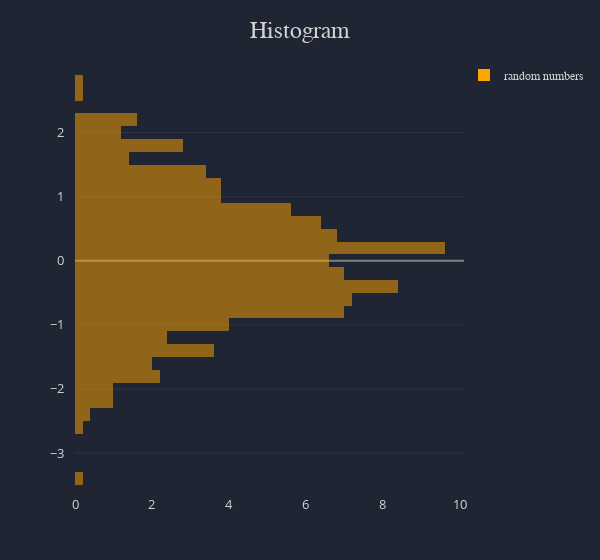

This figure's notebook cell:
### Code cell
x = np.random.randn(500)

layout = chart_styles(width=600, title='Histogram')
traces = histogram(y=x, orientation='h', opacity=0.5, name='random numbers', marker_color='orange')
display_chart(traces=traces, layout=layout)

### Figure 1 — Plotly figure (JSON) as saved in the notebook; plotly's stock layout.template omitted (floating-point values rounded to 4 significant figures; data arrays with more than 128 entries replaced by an {"elided": "..."} marker saying what was removed)
{"data": [{"histfunc": "count", "histnorm": "percent", "marker": {"color": "orange", "line": {"width": 0}, "opacity": 0.5}, "name": "random numbers", "orientation": "h", "type": "histogram", "y": {"elided": "500 float values"}}], "layout": {"autosize": true, "legend": {"bordercolor": "#202534", "borderwidth": 0, "font": {"color": "lightgrey", "family": "sans-serif", "size": 12}, "itemclick": "toggle", "itemdoubleclick": "toggleothers", "orientation": "v", "traceorder": "normal", "valign": "middle", "x": 1, "xanchor": "left", "y": 1, "yanchor": "middle"}, "margin": {"b": 75, "l": 75, "pad": 10, "r": 50, "t": 75}, "paper_bgcolor": "#202534", "plot_bgcolor": "#202534", "showlegend": true, "title": {"font": {"color": "lightgrey", "family": "sans-serif", "size": 24}, "text": "Histogram", "x": 0.5}, "width": 600, "xaxis": {"autorange": true, "color": "lightgrey", "dtick": 1, "gridcolor": "#3d4152", "gridwidth": 0.5, "separatethousands": true, "showgrid": false, "showline": false, "showticklabels": true, "tickangle": 0, "tickfont": {"color": "lightgrey", "size": 13}, "tickformat": "", "tickmode": "auto", "ticks": "", "title": {"font": {"color": "lightgrey", "family": "sans-serif", "size": 18}, "text": ""}, "type": "-", "zeroline": false, "zerolinecolor": "grey"}, "yaxis": {"autorange": true, "color": "lightgrey", "dtick": 1, "gridcolor": "#3d4152", "gridwidth": 0.5, "separatethousands": true, "showgrid": true, "showline": false, "showticklabels": true, "tickangle": 0, "tickfont": {"color": "lightgrey", "size": 13}, "tickformat": "", "tickmode": "auto", "ticks": "", "title": {"font": {"color": "lightgrey", "family": "sans-serif", "size": 18}, "text": ""}, "type": "-", "zeroline": true, "zerolinecolor": "grey"}}}
